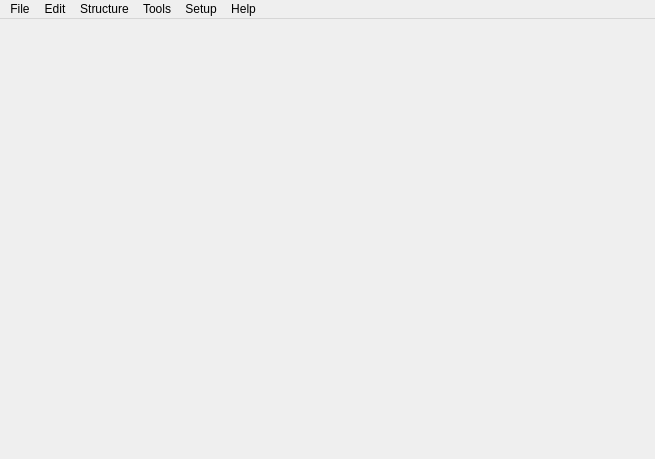
<?xml version="1.0" encoding="UTF-8"?>
<ui version="4.0">
 <class>SketchProjectWindow</class>
 <widget class="QMainWindow" name="SketchProjectWindow">
  <property name="geometry">
   <rect>
    <x>0</x>
    <y>0</y>
    <width>655</width>
    <height>459</height>
   </rect>
  </property>
  <property name="font">
   <font>
    <pointsize>9</pointsize>
   </font>
  </property>
  <property name="windowTitle">
   <string>SketchProjectWindow</string>
  </property>
  <property name="windowIcon">
   <iconset>
    <normaloff>:/images/NemesisCore/MainIcon.svg</normaloff>:/images/NemesisCore/MainIcon.svg</iconset>
  </property>
  <property name="dockNestingEnabled">
   <bool>true</bool>
  </property>
  <property name="dockOptions">
   <set>QMainWindow::AllowNestedDocks|QMainWindow::AllowTabbedDocks|QMainWindow::AnimatedDocks</set>
  </property>
  <widget class="QWidget" name="centralwidget"/>
  <widget class="QMenuBar" name="menuBar">
   <property name="geometry">
    <rect>
     <x>0</x>
     <y>0</y>
     <width>655</width>
     <height>18</height>
    </rect>
   </property>
   <widget class="QMenu" name="menuFile">
    <property name="title">
     <string>File</string>
    </property>
    <widget class="QMenu" name="menuOpenRecent">
     <property name="title">
      <string>Open Recent</string>
     </property>
     <addaction name="actionEmptyRecentList"/>
    </widget>
    <addaction name="actionNewMolecule"/>
    <addaction name="actionNewProject"/>
    <addaction name="separator"/>
    <addaction name="actionOpen"/>
    <addaction name="menuOpenRecent"/>
    <addaction name="separator"/>
    <addaction name="actionSave"/>
    <addaction name="actionSaveAs"/>
    <addaction name="actionSaveAll"/>
    <addaction name="separator"/>
    <addaction name="actionClose"/>
    <addaction name="actionCloseAll"/>
    <addaction name="separator"/>
    <addaction name="actionProjectInfo"/>
    <addaction name="separator"/>
    <addaction name="actionQuit"/>
   </widget>
   <widget class="QMenu" name="menuHelp">
    <property name="title">
     <string>Help</string>
    </property>
    <addaction name="actionNemesisHelp"/>
    <addaction name="separator"/>
    <addaction name="actionAboutQt"/>
    <addaction name="actionAboutNemesis"/>
   </widget>
   <widget class="QMenu" name="menuSetup">
    <property name="title">
     <string>Setup</string>
    </property>
    <addaction name="actionToolbarsConfig"/>
    <addaction name="actionSaveLayout"/>
    <addaction name="separator"/>
    <addaction name="actionGlobalSetup"/>
   </widget>
   <widget class="QMenu" name="menuEdit">
    <property name="title">
     <string>Edit</string>
    </property>
    <addaction name="actionUndo"/>
    <addaction name="actionRedo"/>
    <addaction name="separator"/>
    <addaction name="actionCutStructure"/>
    <addaction name="actionCopyStructure"/>
    <addaction name="actionPasteStructure"/>
    <addaction name="separator"/>
    <addaction name="actionSelectAll"/>
    <addaction name="actionClearSelection"/>
    <addaction name="separator"/>
    <addaction name="actionDeleteAll"/>
   </widget>
   <widget class="QMenu" name="menuTools">
    <property name="title">
     <string>Tools</string>
    </property>
   </widget>
   <widget class="QMenu" name="menuStructure">
    <property name="title">
     <string>Structure</string>
    </property>
    <widget class="QMenu" name="menuInsert">
     <property name="title">
      <string>Insert</string>
     </property>
     <addaction name="actionInsertSMILES"/>
    </widget>
    <addaction name="menuInsert"/>
    <addaction name="actionShowSMILES"/>
    <addaction name="separator"/>
    <addaction name="actionZoomIn"/>
    <addaction name="actionZoomOut"/>
    <addaction name="separator"/>
    <addaction name="actionClean"/>
    <addaction name="actionConvertTo3D"/>
    <addaction name="actionCopyAsSVG"/>
   </widget>
   <addaction name="menuFile"/>
   <addaction name="menuEdit"/>
   <addaction name="menuStructure"/>
   <addaction name="menuTools"/>
   <addaction name="menuSetup"/>
   <addaction name="menuHelp"/>
  </widget>
  <action name="actionNewMolecule">
   <property name="icon">
    <iconset resource="SketchProject.qrc">
     <normaloff>:/images/SketchProject/01.file/NewStructure.svg</normaloff>:/images/SketchProject/01.file/NewStructure.svg</iconset>
   </property>
   <property name="text">
    <string>New Structure</string>
   </property>
  </action>
  <action name="actionOpen">
   <property name="enabled">
    <bool>true</bool>
   </property>
   <property name="icon">
    <iconset resource="SketchProject.qrc">
     <normaloff>:/images/SketchProject/01.file/Open.svg</normaloff>:/images/SketchProject/01.file/Open.svg</iconset>
   </property>
   <property name="text">
    <string>Open ...</string>
   </property>
  </action>
  <action name="actionSave">
   <property name="enabled">
    <bool>true</bool>
   </property>
   <property name="icon">
    <iconset resource="SketchProject.qrc">
     <normaloff>:/images/SketchProject/01.file/Save.svg</normaloff>:/images/SketchProject/01.file/Save.svg</iconset>
   </property>
   <property name="text">
    <string>Save</string>
   </property>
  </action>
  <action name="actionQuit">
   <property name="icon">
    <iconset resource="SketchProject.qrc">
     <normaloff>:/images/SketchProject/01.file/Quit.svg</normaloff>:/images/SketchProject/01.file/Quit.svg</iconset>
   </property>
   <property name="text">
    <string>Quit</string>
   </property>
   <property name="whatsThis">
    <string comment="Click to quit window"/>
   </property>
  </action>
  <action name="actionAboutNemesis">
   <property name="icon">
    <iconset resource="SketchProject.qrc">
     <normaloff>:/images/SketchProject/06.help/NemesisAbout.svg</normaloff>:/images/SketchProject/06.help/NemesisAbout.svg</iconset>
   </property>
   <property name="text">
    <string>About Nemesis</string>
   </property>
  </action>
  <action name="actionNewProject">
   <property name="icon">
    <iconset resource="SketchProject.qrc">
     <normaloff>:/images/SketchProject/01.file/NewProject.svg</normaloff>:/images/SketchProject/01.file/NewProject.svg</iconset>
   </property>
   <property name="text">
    <string>New Project ...</string>
   </property>
  </action>
  <action name="actionSaveAs">
   <property name="enabled">
    <bool>true</bool>
   </property>
   <property name="icon">
    <iconset resource="SketchProject.qrc">
     <normaloff>:/images/SketchProject/01.file/SaveAs.svg</normaloff>:/images/SketchProject/01.file/SaveAs.svg</iconset>
   </property>
   <property name="text">
    <string>Save as ...</string>
   </property>
  </action>
  <action name="actionSaveAll">
   <property name="enabled">
    <bool>true</bool>
   </property>
   <property name="icon">
    <iconset resource="SketchProject.qrc">
     <normaloff>:/images/SketchProject/01.file/SaveAs.svg</normaloff>:/images/SketchProject/01.file/SaveAs.svg</iconset>
   </property>
   <property name="text">
    <string>Save all</string>
   </property>
  </action>
  <action name="actionClose">
   <property name="enabled">
    <bool>true</bool>
   </property>
   <property name="icon">
    <iconset resource="SketchProject.qrc">
     <normaloff>:/images/SketchProject/01.file/Close.svg</normaloff>:/images/SketchProject/01.file/Close.svg</iconset>
   </property>
   <property name="text">
    <string>Close</string>
   </property>
  </action>
  <action name="actionCloseAll">
   <property name="enabled">
    <bool>true</bool>
   </property>
   <property name="icon">
    <iconset resource="SketchProject.qrc">
     <normaloff>:/images/SketchProject/01.file/CloseAll.svg</normaloff>:/images/SketchProject/01.file/CloseAll.svg</iconset>
   </property>
   <property name="text">
    <string>Close all</string>
   </property>
  </action>
  <action name="actionUndo">
   <property name="enabled">
    <bool>true</bool>
   </property>
   <property name="icon">
    <iconset resource="SketchProject.qrc">
     <normaloff>:/images/SketchProject/02.edit/Undo.svg</normaloff>:/images/SketchProject/02.edit/Undo.svg</iconset>
   </property>
   <property name="text">
    <string>Undo</string>
   </property>
  </action>
  <action name="actionRedo">
   <property name="enabled">
    <bool>true</bool>
   </property>
   <property name="icon">
    <iconset resource="SketchProject.qrc">
     <normaloff>:/images/SketchProject/02.edit/Redo.svg</normaloff>:/images/SketchProject/02.edit/Redo.svg</iconset>
   </property>
   <property name="text">
    <string>Redo</string>
   </property>
  </action>
  <action name="actionNemesisHelp">
   <property name="enabled">
    <bool>true</bool>
   </property>
   <property name="icon">
    <iconset resource="SketchProject.qrc">
     <normaloff>:/images/SketchProject/06.help/OnlineDoc.svg</normaloff>:/images/SketchProject/06.help/OnlineDoc.svg</iconset>
   </property>
   <property name="text">
    <string>Nemesis help ...</string>
   </property>
  </action>
  <action name="actionProjectInfo">
   <property name="enabled">
    <bool>true</bool>
   </property>
   <property name="icon">
    <iconset resource="SketchProject.qrc">
     <normaloff>:/images/SketchProject/01.file/Info.svg</normaloff>:/images/SketchProject/01.file/Info.svg</iconset>
   </property>
   <property name="text">
    <string>Project Info</string>
   </property>
  </action>
  <action name="actionAboutQt">
   <property name="icon">
    <iconset resource="SketchProject.qrc">
     <normaloff>:/images/SketchProject/06.help/QTAbout.svg</normaloff>:/images/SketchProject/06.help/QTAbout.svg</iconset>
   </property>
   <property name="text">
    <string>About Qt</string>
   </property>
  </action>
  <action name="actionCutStructure">
   <property name="enabled">
    <bool>true</bool>
   </property>
   <property name="icon">
    <iconset resource="SketchProject.qrc">
     <normaloff>:/images/SketchProject/02.edit/Cut.svg</normaloff>:/images/SketchProject/02.edit/Cut.svg</iconset>
   </property>
   <property name="text">
    <string>Cut </string>
   </property>
  </action>
  <action name="actionPasteStructure">
   <property name="enabled">
    <bool>true</bool>
   </property>
   <property name="icon">
    <iconset resource="SketchProject.qrc">
     <normaloff>:/images/SketchProject/02.edit/Paste.svg</normaloff>:/images/SketchProject/02.edit/Paste.svg</iconset>
   </property>
   <property name="text">
    <string>Paste</string>
   </property>
  </action>
  <action name="actionCopyStructure">
   <property name="enabled">
    <bool>true</bool>
   </property>
   <property name="icon">
    <iconset resource="SketchProject.qrc">
     <normaloff>:/images/SketchProject/02.edit/Copy.svg</normaloff>:/images/SketchProject/02.edit/Copy.svg</iconset>
   </property>
   <property name="text">
    <string>Copy</string>
   </property>
  </action>
  <action name="actionSaveLayout">
   <property name="icon">
    <iconset resource="SketchProject.qrc">
     <normaloff>:/images/SketchProject/05.setup/SaveDesktop.svg</normaloff>:/images/SketchProject/05.setup/SaveDesktop.svg</iconset>
   </property>
   <property name="text">
    <string>Save Default Layout</string>
   </property>
  </action>
  <action name="actionToolbarsConfig">
   <property name="icon">
    <iconset resource="SketchProject.qrc">
     <normaloff>:/images/SketchProject/05.setup/ConfigToolBars.svg</normaloff>:/images/SketchProject/05.setup/ConfigToolBars.svg</iconset>
   </property>
   <property name="text">
    <string>Toolbars Config</string>
   </property>
  </action>
  <action name="actionEmptyRecentList">
   <property name="text">
    <string>Clear list</string>
   </property>
  </action>
  <action name="actionClean">
   <property name="icon">
    <iconset resource="SketchProject.qrc">
     <normaloff>:/images/SketchProject/03.view/Clean.svg</normaloff>:/images/SketchProject/03.view/Clean.svg</iconset>
   </property>
   <property name="text">
    <string>Clean</string>
   </property>
  </action>
  <action name="actionConvertTo3D">
   <property name="text">
    <string>Convert to 3D</string>
   </property>
  </action>
  <action name="actionDeleteAll">
   <property name="text">
    <string>Delete all</string>
   </property>
  </action>
  <action name="actionZoomIn">
   <property name="icon">
    <iconset resource="SketchProject.qrc">
     <normaloff>:/images/SketchProject/03.view/ZoomIn.svg</normaloff>:/images/SketchProject/03.view/ZoomIn.svg</iconset>
   </property>
   <property name="text">
    <string>Zoom in</string>
   </property>
  </action>
  <action name="actionZoomOut">
   <property name="icon">
    <iconset resource="SketchProject.qrc">
     <normaloff>:/images/SketchProject/03.view/ZoomOut.svg</normaloff>:/images/SketchProject/03.view/ZoomOut.svg</iconset>
   </property>
   <property name="text">
    <string>Zoom out</string>
   </property>
  </action>
  <action name="actionSelectAll">
   <property name="text">
    <string>Select all</string>
   </property>
  </action>
  <action name="actionClearSelection">
   <property name="text">
    <string>Clear selection</string>
   </property>
  </action>
  <action name="actionInsertSMILES">
   <property name="text">
    <string>SMILES ...</string>
   </property>
  </action>
  <action name="actionCopyAsSVG">
   <property name="text">
    <string>Copy as SVG</string>
   </property>
  </action>
  <action name="actionShowSMILES">
   <property name="text">
    <string>Show SMILES</string>
   </property>
  </action>
  <action name="actionGlobalSetup">
   <property name="icon">
    <iconset resource="SketchProject.qrc">
     <normaloff>:/images/SketchProject/05.setup/GlobalConfig.svg</normaloff>:/images/SketchProject/05.setup/GlobalConfig.svg</iconset>
   </property>
   <property name="text">
    <string>Global Preferences</string>
   </property>
  </action>
 </widget>
 <resources>
  <include location="SketchProject.qrc"/>
 </resources>
 <connections/>
</ui>
